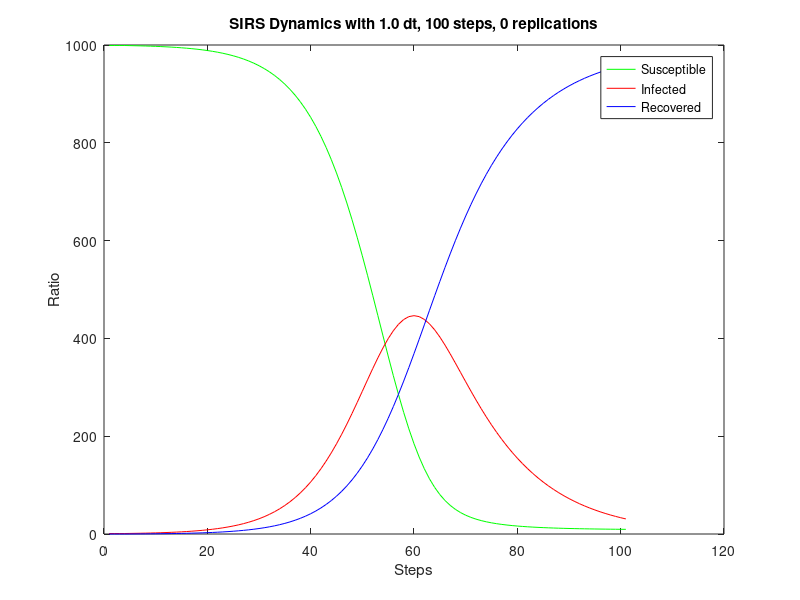

MATLAB code to generate this figure:
steps = 100;
dt = 1.0;
replications = 0;
dynamics = [
999.000,1.000,0.000;
999.000,1.000,0.000;
999.000,1.000,0.000;
999.000,1.000,0.000;
998.750,1.183,0.067;
998.500,1.366,0.133;
998.251,1.549,0.200;
997.955,1.766,0.279;
997.614,2.016,0.370;
997.228,2.299,0.473;
996.787,2.622,0.591;
996.284,2.990,0.725;
995.711,3.410,0.879;
995.058,3.889,1.053;
994.313,4.434,1.253;
993.464,5.056,1.480;
992.497,5.764,1.739;
991.395,6.570,2.035;
990.139,7.489,2.372;
988.709,8.535,2.756;
987.080,9.725,3.194;
985.226,11.080,3.694;
983.117,12.621,4.263;
980.717,14.372,4.911;
977.988,16.363,5.650;
974.886,18.623,6.491;
971.362,21.189,7.449;
967.362,24.099,8.540;
962.823,27.396,9.781;
957.677,31.129,11.194;
951.849,35.350,12.801;
945.255,40.118,14.627;
937.802,45.496,16.702;
929.390,51.551,19.059;
919.910,58.357,21.733;
909.243,65.990,24.767;
897.265,74.531,28.203;
883.845,84.062,32.094;
868.844,94.663,36.493;
852.126,106.412,41.462;
833.551,119.383,47.066;
812.990,133.634,53.377;
790.320,149.209,60.471;
765.442,166.128,68.430;
738.282,184.380,77.339;
708.801,203.913,87.286;
677.011,224.628,98.361;
642.980,246.367,110.653;
606.846,268.906,124.247;
568.827,291.950,139.223;
529.225,315.128,155.647;
488.429,337.997,173.574;
446.912,360.051,193.037;
405.218,380.736,214.046;
363.946,399.475,236.579;
323.719,415.699,260.582;
285.148,428.887,285.965;
248.802,438.602,312.596;
215.159,444.531,340.310;
184.585,446.513,368.902;
157.304,444.554,398.142;
133.393,438.830,427.778;
112.788,429.667,457.545;
95.305,417.513,487.182;
80.671,402.891,516.437;
68.556,386.362,545.082;
58.608,368.476,572.916;
50.483,349.742,599.776;
43.861,330.606,625.533;
38.462,311.440,650.098;
34.048,292.538,673.414;
30.423,274.123,695.455;
27.428,256.355,716.217;
24.938,239.342,735.720;
22.853,223.152,753.995;
21.095,207.820,771.085;
19.603,193.356,787.041;
18.328,179.754,801.918;
17.232,166.995,815.773;
16.285,155.052,828.663;
15.461,143.893,840.647;
14.742,133.479,851.780;
14.110,123.773,862.116;
13.554,114.737,871.709;
13.062,106.330,880.608;
12.626,98.515,888.859;
12.237,91.255,896.509;
11.890,84.513,903.597;
11.579,78.257,910.165;
11.299,72.452,916.248;
11.048,67.069,921.883;
10.822,62.078,927.100;
10.617,57.453,931.930;
10.432,53.167,936.401;
10.264,49.196,940.540;
10.111,45.519,944.370;
9.973,42.113,947.914;
9.846,38.959,951.194;
9.731,36.040,954.229;
9.626,33.337,957.036;
9.530,30.836,959.634;
];
susceptibleRatio = dynamics (:, 1);
infectedRatio = dynamics (:, 2);
recoveredRatio = dynamics (:, 3);
figure
plot (susceptibleRatio.', 'color', 'green');
hold on
plot (infectedRatio.', 'color', 'red');
hold on
plot (recoveredRatio.', 'color', 'blue');
xlabel ('Steps');
ylabel ('Ratio');
legend('Susceptible','Infected', 'Recovered');
title ('SIRS Dynamics with 1.0 dt, 100 steps, 0 replications');
